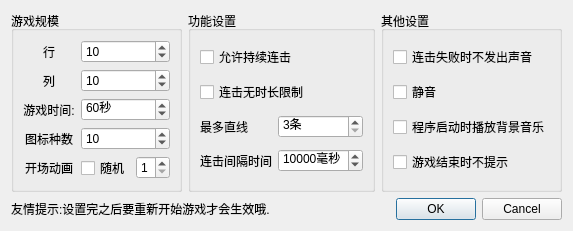
<?xml version="1.0" encoding="UTF-8"?>
<ui version="4.0">
 <class>SettingDialog</class>
 <widget class="QDialog" name="SettingDialog">
  <property name="geometry">
   <rect>
    <x>0</x>
    <y>0</y>
    <width>556</width>
    <height>209</height>
   </rect>
  </property>
  <property name="windowTitle">
   <string>游戏控制面板</string>
  </property>
  <layout class="QVBoxLayout" name="verticalLayout">
   <item>
    <layout class="QHBoxLayout" name="horizontalLayout">
     <item>
      <widget class="QGroupBox" name="groupBox">
       <property name="title">
        <string>游戏规模</string>
       </property>
       <layout class="QGridLayout" name="gridLayout">
        <item row="0" column="0">
         <widget class="QLabel" name="label_2">
          <property name="text">
           <string>行</string>
          </property>
          <property name="alignment">
           <set>Qt::AlignCenter</set>
          </property>
         </widget>
        </item>
        <item row="0" column="1">
         <widget class="QSpinBox" name="m_row">
          <property name="minimum">
           <number>4</number>
          </property>
          <property name="maximum">
           <number>20</number>
          </property>
          <property name="value">
           <number>10</number>
          </property>
         </widget>
        </item>
        <item row="1" column="0">
         <widget class="QLabel" name="label_3">
          <property name="text">
           <string>列</string>
          </property>
          <property name="alignment">
           <set>Qt::AlignCenter</set>
          </property>
         </widget>
        </item>
        <item row="1" column="1">
         <widget class="QSpinBox" name="m_col">
          <property name="minimum">
           <number>4</number>
          </property>
          <property name="maximum">
           <number>20</number>
          </property>
          <property name="value">
           <number>10</number>
          </property>
         </widget>
        </item>
        <item row="2" column="0">
         <widget class="QLabel" name="label_4">
          <property name="text">
           <string>游戏时间:</string>
          </property>
          <property name="alignment">
           <set>Qt::AlignCenter</set>
          </property>
         </widget>
        </item>
        <item row="2" column="1">
         <widget class="QSpinBox" name="m_gameTime">
          <property name="suffix">
           <string>秒</string>
          </property>
          <property name="minimum">
           <number>10</number>
          </property>
          <property name="maximum">
           <number>360</number>
          </property>
          <property name="singleStep">
           <number>5</number>
          </property>
          <property name="value">
           <number>60</number>
          </property>
         </widget>
        </item>
        <item row="3" column="0">
         <widget class="QLabel" name="label_7">
          <property name="text">
           <string>图标种数</string>
          </property>
          <property name="alignment">
           <set>Qt::AlignCenter</set>
          </property>
         </widget>
        </item>
        <item row="3" column="1">
         <widget class="QSpinBox" name="m_iconTypes">
          <property name="minimum">
           <number>5</number>
          </property>
          <property name="maximum">
           <number>33</number>
          </property>
          <property name="value">
           <number>10</number>
          </property>
         </widget>
        </item>
        <item row="4" column="0">
         <widget class="QLabel" name="label_8">
          <property name="text">
           <string>开场动画</string>
          </property>
          <property name="alignment">
           <set>Qt::AlignCenter</set>
          </property>
         </widget>
        </item>
        <item row="4" column="1">
         <layout class="QHBoxLayout" name="horizontalLayout_3">
          <item>
           <widget class="QCheckBox" name="checkBox">
            <property name="text">
             <string>随机</string>
            </property>
           </widget>
          </item>
          <item>
           <widget class="QSpinBox" name="m_openingShowId">
            <property name="minimum">
             <number>1</number>
            </property>
            <property name="maximum">
             <number>5</number>
            </property>
           </widget>
          </item>
         </layout>
        </item>
       </layout>
      </widget>
     </item>
     <item>
      <widget class="QGroupBox" name="groupBox_2">
       <property name="title">
        <string>功能设置</string>
       </property>
       <layout class="QGridLayout" name="gridLayout_3">
        <item row="1" column="0" colspan="2">
         <widget class="QCheckBox" name="m_continueHitNoTimeLimit">
          <property name="text">
           <string>连击无时长限制</string>
          </property>
         </widget>
        </item>
        <item row="0" column="0" colspan="2">
         <widget class="QCheckBox" name="m_continueHit">
          <property name="toolTip">
           <string>允许持续连击</string>
          </property>
          <property name="statusTip">
           <string>允许持续连击</string>
          </property>
          <property name="text">
           <string>允许持续连击</string>
          </property>
         </widget>
        </item>
        <item row="2" column="0">
         <widget class="QLabel" name="label">
          <property name="text">
           <string>最多直线</string>
          </property>
         </widget>
        </item>
        <item row="2" column="1">
         <widget class="QSpinBox" name="m_limitStep">
          <property name="suffix">
           <string>条</string>
          </property>
          <property name="minimum">
           <number>3</number>
          </property>
          <property name="maximum">
           <number>10</number>
          </property>
          <property name="value">
           <number>3</number>
          </property>
         </widget>
        </item>
        <item row="3" column="0">
         <widget class="QLabel" name="label_6">
          <property name="text">
           <string>连击间隔时间</string>
          </property>
         </widget>
        </item>
        <item row="3" column="1">
         <widget class="QSpinBox" name="m_continueHitInterval">
          <property name="suffix">
           <string>毫秒</string>
          </property>
          <property name="minimum">
           <number>100</number>
          </property>
          <property name="maximum">
           <number>20000</number>
          </property>
          <property name="singleStep">
           <number>100</number>
          </property>
          <property name="value">
           <number>10000</number>
          </property>
         </widget>
        </item>
       </layout>
      </widget>
     </item>
     <item>
      <widget class="QGroupBox" name="groupBox_3">
       <property name="title">
        <string>其他设置</string>
       </property>
       <layout class="QGridLayout" name="gridLayout_2">
        <item row="2" column="0">
         <widget class="QCheckBox" name="m_playBGMOnStartup">
          <property name="text">
           <string>程序启动时播放背景音乐</string>
          </property>
         </widget>
        </item>
        <item row="0" column="0">
         <widget class="QCheckBox" name="m_notMusicWhenHitFail">
          <property name="text">
           <string>连击失败时不发出声音</string>
          </property>
         </widget>
        </item>
        <item row="1" column="0">
         <widget class="QCheckBox" name="m_mute">
          <property name="text">
           <string>静音</string>
          </property>
         </widget>
        </item>
        <item row="3" column="0">
         <widget class="QCheckBox" name="m_noInformationWhenStop">
          <property name="text">
           <string>游戏结束时不提示</string>
          </property>
         </widget>
        </item>
       </layout>
      </widget>
     </item>
    </layout>
   </item>
   <item>
    <layout class="QHBoxLayout" name="horizontalLayout_2">
     <item>
      <widget class="QLabel" name="label_5">
       <property name="text">
        <string>友情提示:设置完之后要重新开始游戏才会生效哦.</string>
       </property>
      </widget>
     </item>
     <item>
      <widget class="QDialogButtonBox" name="buttonBox">
       <property name="orientation">
        <enum>Qt::Horizontal</enum>
       </property>
       <property name="standardButtons">
        <set>QDialogButtonBox::Cancel|QDialogButtonBox::Ok</set>
       </property>
      </widget>
     </item>
    </layout>
   </item>
  </layout>
 </widget>
 <resources/>
 <connections>
  <connection>
   <sender>buttonBox</sender>
   <signal>accepted()</signal>
   <receiver>SettingDialog</receiver>
   <slot>accept()</slot>
   <hints>
    <hint type="sourcelabel">
     <x>248</x>
     <y>254</y>
    </hint>
    <hint type="destinationlabel">
     <x>157</x>
     <y>274</y>
    </hint>
   </hints>
  </connection>
  <connection>
   <sender>buttonBox</sender>
   <signal>rejected()</signal>
   <receiver>SettingDialog</receiver>
   <slot>reject()</slot>
   <hints>
    <hint type="sourcelabel">
     <x>316</x>
     <y>260</y>
    </hint>
    <hint type="destinationlabel">
     <x>286</x>
     <y>274</y>
    </hint>
   </hints>
  </connection>
 </connections>
</ui>
